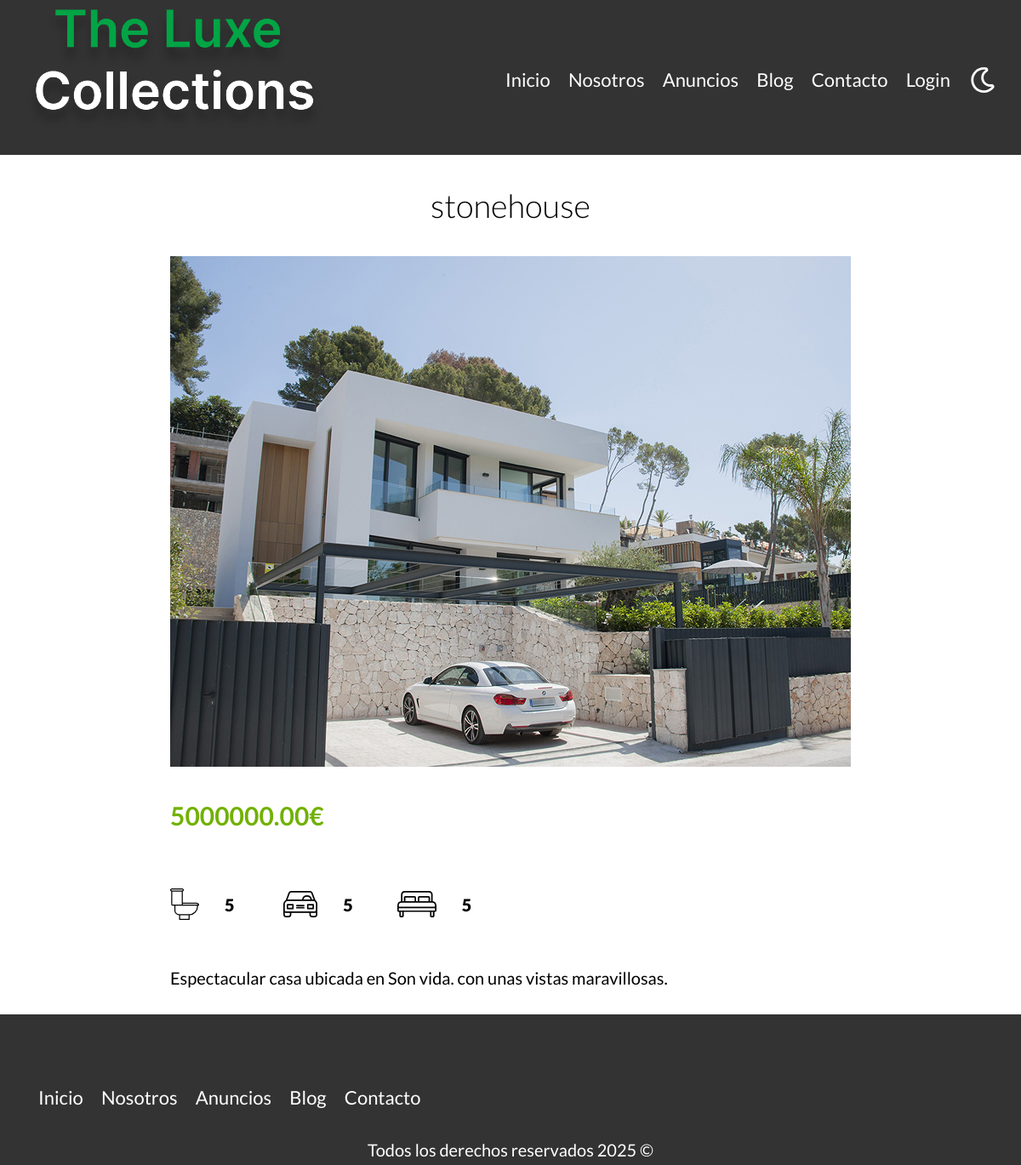
/anuncio.php?id=41, run on the app's committed database.
### tables this page shows
CREATE TABLE `propiedades` (
  `id` int NOT NULL AUTO_INCREMENT,
  `titulo` varchar(45) DEFAULT NULL,
  `precio` decimal(10,2) DEFAULT NULL,
  `imagen` varchar(200) DEFAULT NULL,
  `descripcion` longtext,
  `habitaciones` int DEFAULT NULL,
  `wc` int DEFAULT NULL,
  `estacionamiento` int DEFAULT NULL,
  `creado` date DEFAULT NULL,
  `vendedores_id` int NOT NULL,
  PRIMARY KEY (`id`),
  KEY `fk_propiedades_vendedores_idx` (`vendedores_id`),
  CONSTRAINT `fk_propiedades_vendedores` FOREIGN KEY (`vendedores_id`) REFERENCES `vendedores` (`id`)
);

### anuncio.php (the view, shortened to what this page needs)
<!DOCTYPE html>
<html lang="en">
<head>
    <link rel="stylesheet" href="build/css/app.css">
</head>
<body>
<body>
<?php
$db = conectarDb();
$id = filter_var($_GET['id'],FILTER_VALIDATE_INT);
$query = "SELECT * FROM propiedades WHERE id = {$id}";
$resultado = mysqli_query($db, $query);
$propiedad = mysqli_fetch_assoc($resultado);
?>
<main class="contenedor seccion contenido-centrado">
<h1><?php echo $propiedad['titulo']?></h1>
    <img src="/imagenes/<?php echo $propiedad['imagen']?>" alt="imagen propiedad" loading="lazy">
<div class="resumen-propiedad">
    <p class="precio"><?php echo $propiedad['precio'] ?>&euro;</p>
    <ul class="iconos-caracteristicas">
        <li>
            <img src="src/img/icono_wc.svg" alt="icono wc" loading="lazy">
            <p><?php echo $propiedad['wc'] ?></p>
        </li>
        <li>
            <img src="src/img/icono_estacionamiento.svg" alt="icono estacionamiento" loading="lazy">
            <p><?php echo $propiedad['estacionamiento'] ?></p>
        </li>
        <li>
            <img src="src/img/icono_dormitorio.svg" alt="icono dormitorio" loading="lazy">
            <p><?php echo $propiedad['habitaciones'] ?></p>
        </li>
    </ul>
    <p><?php echo $propiedad['descripcion'] ?></p>
</div>
</main>
</body>
</html>

### build/css/app.css (style rules this page uses)
html { line-height: 1.15; -webkit-text-size-adjust: 100%; }
body { margin: 0; }
main { display: block; }
h1 { font-size: 2em; margin: 0.67em 0; }
img { border-style: none; }
html { font-size: 62.5%; box-sizing: border-box; }
*, *:before, *:after { box-sizing: inherit; }
body { font-family: "Lato", sans-serif; font-size: 1.6rem; line-height: 1.8; }
p { color: #000000; font-size: 2rem; }
.contenedor { width: 95%; max-width: 120rem; margin: 0 auto; }
img, picture { width: 100%; display: block; }
h1, h2, h3 { font-family: "Lato", sans-serif; margin: 2.5rem 0; font-weight: 300; text-align: center; }
h1 { font-size: 3.8rem; }
.seccion { margin-top: 2.5rem; margin-bottom: 2.5rem; }
.contenido-centrado { max-width: 800px; }
html, body { height: 100%; margin: 0; }
@media (min-width: 769px) { .iconos-caracteristicas li { display: flex; align-items: center; gap: 10px; } }
@media (min-width: 769px) { .iconos-caracteristicas p { padding: 10px; } }
@media (min-width: 769px) { .precio { color: #71B100; font-weight: 700; font-size: 3rem; } }
.iconos-caracteristicas { display: flex; list-style: none; padding: 0; max-width: 40rem; }
.iconos-caracteristicas li { flex: 1; display: flex; }
.iconos-caracteristicas li img { flex: 0 0 3rem; margin-right: 1rem; }
.iconos-caracteristicas li p { font-weight: 900; }

### data on the page
propiedades: titulo "stonehouse", imagen (picture), precio "5000000.00", wc "5", estacionamiento "5", habitaciones "5", descripcion "Espectacular casa ubicada en Son vida. con unas vistas maravillosas."
